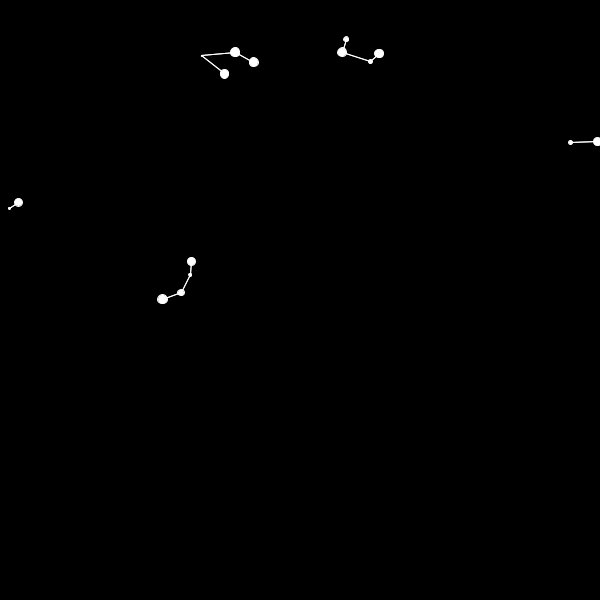
Frame 1 (no input)
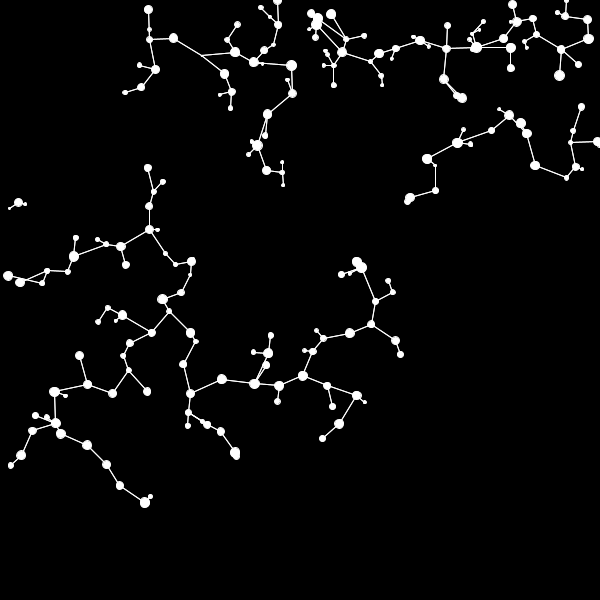
Frame 60 (the mouse pressed at the canvas centre just before this capture)
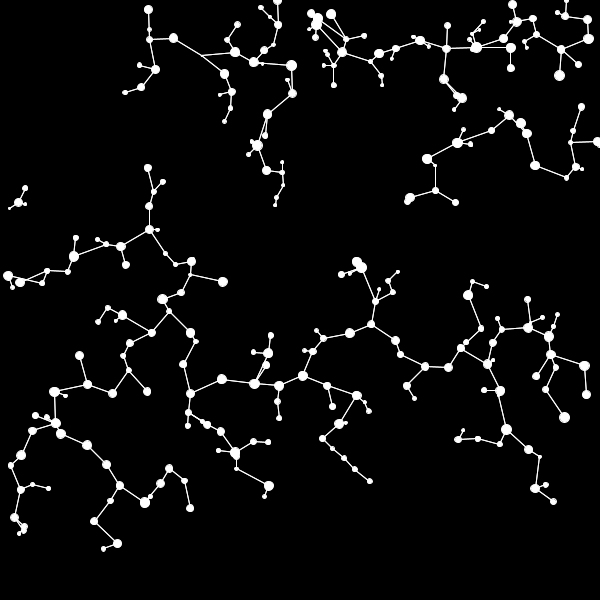
Frame 120 (the mouse held since frame 60 and released just before this capture)

The Processing sketch that drew these frames (run headless with seeded random() and noise(); from frame 60 on, the mouse is pressed at the canvas centre):

// Processing sketch: generative_art_j020
// ── generative_art_j020.pde
ArrayList<PVector> tree;
ArrayList<Walker> walkers;
int r = 5;
int wNb;
int tNb;

int nb = 0;


void setup() {
  size(600, 600);
  pixelDensity(2);
  fill(255);
  stroke(255);
  frameRate(30);
  boot();
}

void draw() {
  //background(255);
  for(int i = 0; i < walkers.size(); i++) {
    walkers.get(i).run();
    if (walkers.get(i).checkStuck()) {
      tree.add(walkers.get(i).pos);
      ellipse(walkers.get(i).pos.x, walkers.get(i).pos.y, walkers.get(i).r/2,  walkers.get(i).r/2);
      walkers.remove(walkers.get(i));
    }
  }
  /**if (walkers.size() < 10) {
    save("art01" + nb + ".jpg");
    nb++;
    if (nb > 9) exit();
    boot();
  }**/
}

void boot() {
  background(0);
  wNb = int(random(200, 400));
  tNb = int(random(4, 10));
  tree = new ArrayList<PVector>();
  walkers = new ArrayList<Walker>();
  for (int i = 0; i < tNb; i++) {
    tree.add(new PVector(random(width), random(height)));
    int s = int(random(1, 5));
    ellipse(tree.get(i).x, tree.get(i).y, s, s);
  }
  for (int i = 0; i < wNb; i++) {
    walkers.add(new Walker(new PVector(random(width), random(height))));
  }
}

// ── Walker.pde
class Walker {
  PVector pos = new PVector(0, 0) ;
  float r = random(5, 20);
  
  Walker(PVector p) {
    pos.set(p);
  }
  
  void run() {
    walk();
    checkStuck();
  }
  
  void walk() {
    pos.add(PVector.random2D().mult(10));
    pos.x = constrain(pos.x, 0, width);
    pos.y = constrain(pos.y, 0, height);
  }
  
  boolean  checkStuck() {
    for (PVector v : tree) {
      float d = PVector.dist(pos, v); 
      if (d < r*2) {
        line(pos.x, pos.y, v.x, v.y);
        return true;
      }
    }
    return false;
  }
}
